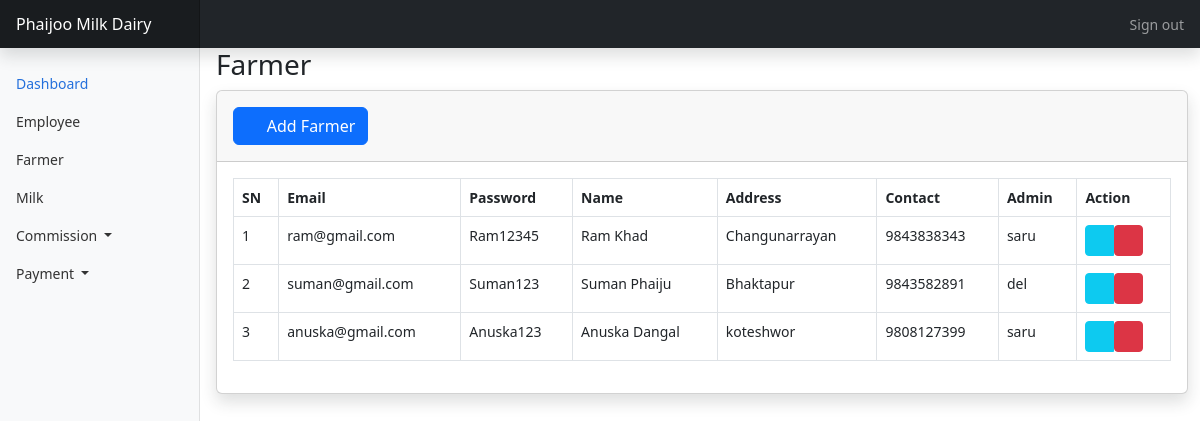
Page /dashboard/farmers (signed in) on the committed database.
### user/models.py (models this page shows, shortened)
class FarmerProfile(models.Model):
    user = models.OneToOneField(
        User, on_delete=models.CASCADE, related_name="farmer", null=True
    )
    farmer_name = models.CharField(max_length=50)
    farmer_pwd = models.CharField(max_length=50)
    farmer_email = models.CharField(max_length=50)
    farmer_address = models.CharField(max_length=100)
    farmer_contact = models.PositiveBigIntegerField()
    admin_id = models.ForeignKey(
        User, on_delete=models.CASCADE, related_name="admin_farmer", blank=False
    )
    is_active = models.BooleanField(default=True)
    class Meta:
        verbose_name = "Farmer"
        verbose_name_plural = "Farmers"
        ordering = ("id",)

class User(AbstractUser):
    class Role(models.TextChoices):
        ADMIN = "ADMIN", "Admin"
        EMPLOYEE = "EMPLOYEE", "Employee"
        FARMER = "FARMER", "Farmer"
    role = models.CharField(max_length=50, choices=Role.choices, default=Role.ADMIN)

### dashboard/views.py (the view)
# urls.py: path("farmers", views.farmerListView, name="farmers-list"),
@login_required(login_url="/dashboard/accounts/login")
def farmerListView(request):
    farmers = FarmerProfile.objects.filter(is_active=True)
    return render(request, "dashboard/farmers/list.html", {"farmers": farmers})

### dashboard/templates/dashboard/farmers/list.html (shortened to what this page needs)
{% extends 'dashboard/base.html' %}
{% block main %}
                <h1 class="h3 mb-2 text-gray-800">Farmer</h1>
                <div class="card shadow mb-4">
                    <div class="card-header py-3">
                        <div class="float-right">
                            <a href="{% url 'dashboard:farmers-create' %}" class = "btn btn-primary">
                                <i class="fa fa-plus"></i>&nbsp; Add Farmer
                            </a>
                        </div>
                    </div>
                    <div class="card-body">
                        <div class="table-responsive">
                            <table class="table table-bordered" id="dataTable" width="100%" cellspacing="0">
                                <thead>
                                    <tr>
                                        <th>SN</th>
                                        <th>Email</th>
                                        <th>Password</th>
                                        <th>Name</th>
                                        <th>Address</th>
                                        <th>Contact</th>
                                        <th>Admin</th>
                                        <th>Action</th>
                                    </tr>
                                </thead>
                                <tbody>
                                    {% for farmer in farmers %}
                                    <tr>
                                        <td>{{ forloop.counter }}</td>
                                        <td>{{ farmer.farmer_email }}</td>
                                        <td>{{ farmer.farmer_pwd }}</td>
                                        <td>{{ farmer.farmer_name }}</td>
                                        <td>{{ farmer.farmer_address }}</td>
                                        <td>{{ farmer.farmer_contact }}</td>
                                        <td>{{ farmer.admin_id }}</td>
                                        <td>
                                            <div class="btn-group" role="group">
                                                <a href="{% url 'dashboard:farmers-update' farmer.pk %}" class="btn btn-info btn-sm ">
                                                    <i class="fas fa-pen"></i>
                                                </a>
                                                {% if not farmer.non_deletetable %}
                                                <form action="{% url 'dashboard:farmers-delete' farmer.pk %}"  method="post">
                                                    <button class="btn btn-danger btn-sm delete-link ml-2" data-tooltip="tooltip" title="Delete">
                                                        <i class="far fa-trash-alt"></i>
                                                    </button>
                                                </form>
                                                {% endif %}
                                            </div>
                                        </td>
                                    </tr>
                                    {% endfor %}
                                </tbody>
                            </table>
                        </div>
                    </div>
                </div>
{% endblock main %}

### dashboard/static/dashboard/css/dashboard.css (style rules this page uses)
body { font-size: .875rem; }

### rows in the picture
FarmerProfile: farmer_email "ram@gmail.com", farmer_pwd "Ram12345", farmer_name "Ram Khad", farmer_address "Changunarrayan", farmer_contact "9843838343", admin_id "saru"
FarmerProfile: farmer_email "suman@gmail.com", farmer_pwd "Suman123", farmer_name "Suman Phaiju", farmer_address "Bhaktapur", farmer_contact "9843582891", admin_id "del"
FarmerProfile: farmer_email "anuska@gmail.com", farmer_pwd "Anuska123", farmer_name "Anuska Dangal", farmer_address "koteshwor", farmer_contact "9808127399", admin_id "saru"
